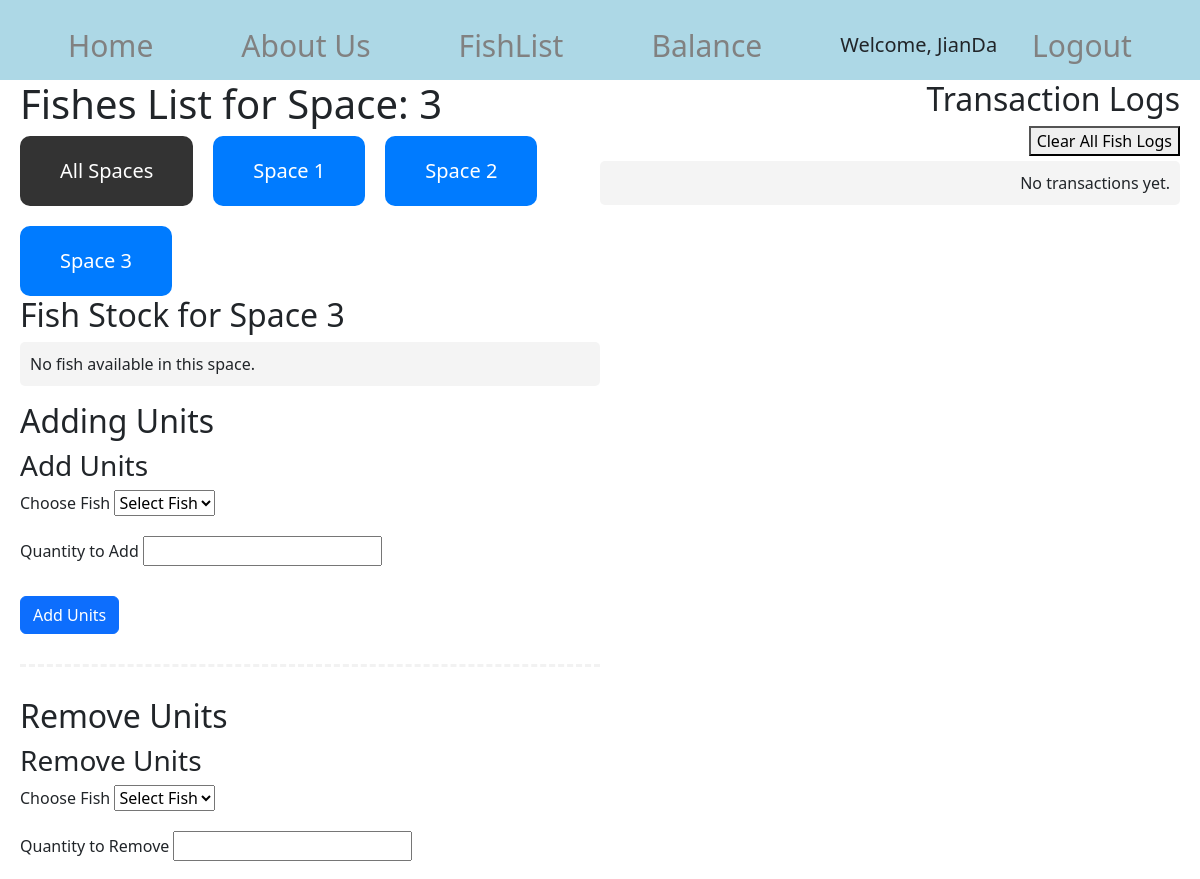
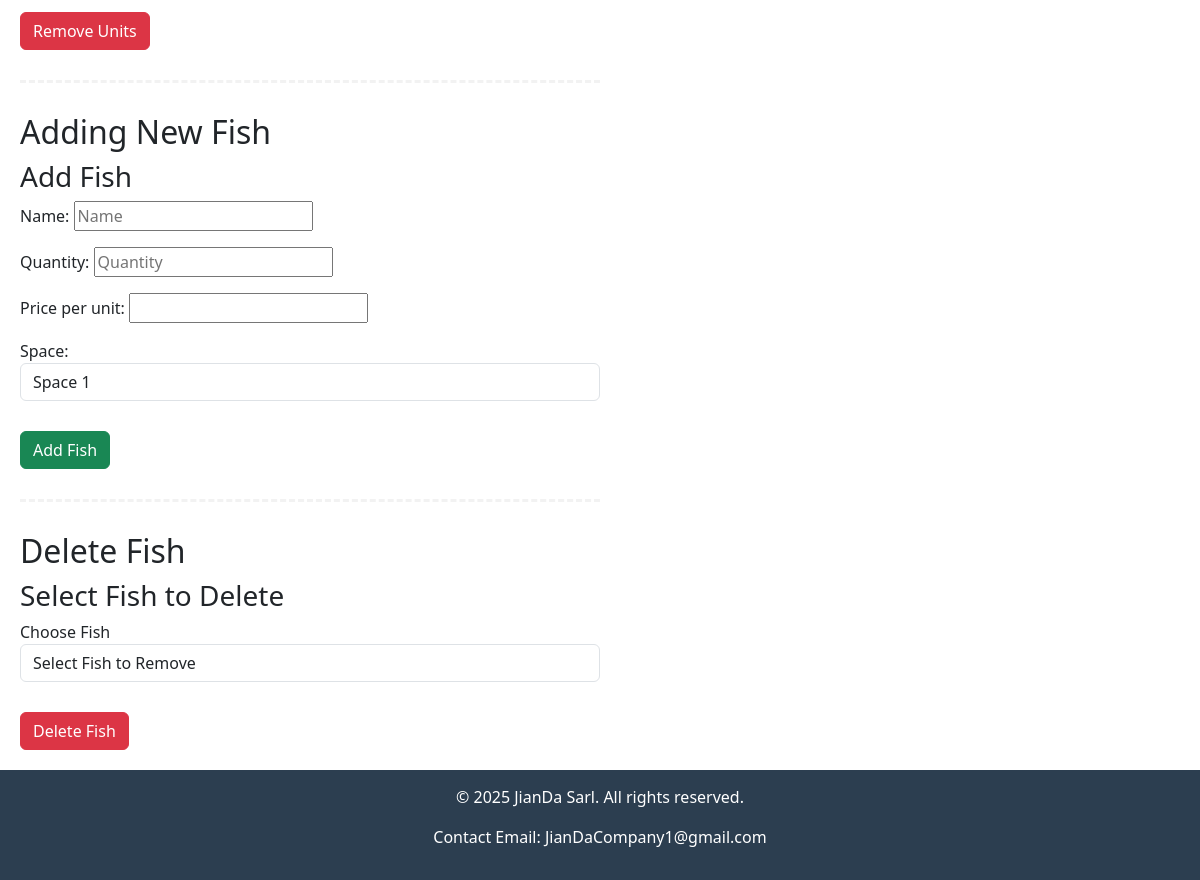
The app's page /fishlist/space/3/ (signed in) with its own data (2 pictures, top to bottom).
### testing/models.py (models this page shows)
class Space(models.Model):
    name = models.CharField(max_length=100)
    def __str__(self):
        return self.name

### testing/views.py (the view, shortened to what this page needs)
# urls.py: path("fishlist/",views.fish_list_view,name="FishList"),
@login_required
def fish_list_view(request,space_id=None):
    if not request.user.is_staff:
        return HttpResponseForbidden("You are not authorized to view this page.")
    day = request.GET.get('day', None)
    month = request.GET.get('month', None)
    year = request.GET.get('year', None)
    fishes = []
    add_form = AddUnitsForm()
    remove_form = RemoveUnitsForm()
    spaces = Space.objects.all()
    space = None
    add_fish_form = AddFishForm()
    delete_fish_form = DeleteFishForm()
    if space_id:
        space = get_object_or_404(Space, id=space_id)
        fishes = FishStock.objects.filter(space=space)
        logs = FishStockLog.objects.filter(fish__space=space).order_by('-timestamp')
    else:
        space = None
        fishes = FishStock.objects.all()
        logs = FishStockLog.objects.all().order_by('-timestamp')
    if day:
        logs = logs.filter(timestamp__day=day)
    if month:
        logs = logs.filter(timestamp__month=month)
    if year:
        logs = logs.filter(timestamp__year=year)
    add_form = AddUnitsForm(space=space)
    remove_form = RemoveUnitsForm(space=space)
    spaces = Space.objects.all()
    return render(request, 'main/Fishes.html', {'fishes': fishes,'add_form': add_form, 'remove_form': remove_form, 'logs':logs,'space': space, 'spaces': spaces,'day': day,'month': month,'year': year,'add_fish_form': add_fish_form,'delete_fish_form':delete_fish_form})

### testing/forms.py
class AddUnitsForm(forms.Form):
    fish = forms.ModelChoiceField(queryset=FishStock.objects.all(), empty_label="Select Fish", label="Choose Fish",widget=forms.Select(attrs={'id': 'custom_fish_id'}))
    quantity = forms.IntegerField(min_value=1, required=True, label="Quantity to Add",widget=forms.NumberInput(attrs={'id': 'id_quantity'}))
    def __init__(self, *args, **kwargs):
        space = kwargs.pop('space', None)
        super().__init__(*args, **kwargs)
        if space:
            self.fields['fish'].queryset = FishStock.objects.filter(space=space)

class RemoveUnitsForm(forms.Form):
    fish = forms.ModelChoiceField(queryset=FishStock.objects.all(), empty_label="Select Fish", label="Choose Fish",widget=forms.Select(attrs={'id': 'custom_fish_id'}))
    quantity = forms.IntegerField(min_value=1, required=True, label="Quantity to Remove",widget=forms.NumberInput(attrs={'id': 'id_quantity'}))
    def __init__(self, *args, **kwargs):
        space = kwargs.pop('space', None)
        super().__init__(*args, **kwargs)
        if space:
            self.fields['fish'].queryset = FishStock.objects.filter(space=space)

### testing/models.py (called while the page is built)
    def __str__(self):
        return f"{self.name} - {self.quantity} units"

### testing/templates/main/Fishes.html (shortened to what this page needs)
{% extends 'main/base.html' %}
{% block content %}
<div class = content-container>
    <div class="main-content">
        <h1>Fishes List for Space: {{ space.id }}</h1>
            <div style="display: flex; gap: 20px; flex-wrap: wrap;">
            <a href="{% url 'FishList' %}"
                style="padding: 20px 40px; font-size: 20px; background-color: #333; color: white; border: none; border-radius: 10px; text-decoration: none;">
                All Spaces
            </a>
            {% for space in spaces %}
                <a href="{% url 'FishListBySpace' space.id %}"
                    style="padding: 20px 40px; font-size: 20px; background-color: #007bff; color: white; border: none; border-radius: 10px; text-decoration: none;">
                    {{ space.name }}
                </a>
            {% endfor %}
            </div>
        <h2>Fish Stock {% if space %} for {{ space.name }} {% else %} (All Spaces) {% endif %}</h2>
        <ul>
            {% for fish in fishes %}
                <li>{{ fish.name }}: {{ fish.quantity }} units</li>
            {% empty %}
                <li>No fish available in this space.</li>
            {% endfor %}
        </ul>
        <h2>Adding Units</h2>
            <form method="POST">
                <h3>Add Units</h3>
                <div class="form-group">
                    <label for="id_fish">{{ add_form.fish.label }}</label>
                    {{ add_form.fish }}
                </div>
                <div class="form-group">
                    <label for="id_quantity">{{ add_form.quantity.label }}</label>
                    {{ add_form.quantity }}
                </div>
                <button type="submit" name="add" class="btn btn-primary">Add Units</button>
            </form>
            <hr class="dashed">
            <h2>Remove Units</h2>
            <form method="POST">
                <h3>Remove Units</h3>
                <div class="form-group">
                    <label for="id_remove_fish">{{ remove_form.fish.label }}</label>
                    {{ remove_form.fish }}
                </div>
                <div class="form-group">
                    <label for="id_remove_quantity">{{ remove_form.quantity.label }}</label>
                    {{ remove_form.quantity }}
                </div>
                <button type="submit" name="remove" class="btn btn-danger">Remove Units</button>
            </form>
            <hr class="dashed">
            <h2>Adding New Fish</h2>
            <form method="POST">
                <h3>Add Fish</h3>
                <div class="form-group">
                    {{ add_fish_form.as_p }}
                </div>
                <button type="submit" name="add_fish" class="btn btn-success">Add Fish</button>
            </form>
            <hr class="dashed">
            <h2>Delete Fish</h2>
            <form method="POST">
                <h3>Select Fish to Delete</h3>
                <div class="form-group">
                    <label for="{{ delete_fish_form.fish.id_for_label }}">{{ delete_fish_form.fish.label }}</label>
                    {{ delete_fish_form.fish }}
                </div>
                <button type="submit" name="delete_fish" class="btn btn-danger">Delete Fish</button>
            </form>
    </div>
    <div class="transactions">
        <h2>Transaction Logs</h2>
            <form method="POST" action="{% url 'clear_fish_log' %}">
            <button type="submit">Clear All Fish Logs</button>
                </form>
        <ul>
            {% for log in logs %}
                <li>{{ log.timestamp }} - {{ log.action|capfirst }} {{ log.quantity }} units of {{ log.fish.name }}</li>
            {% empty %}
                <li>No transactions yet.</li>
            {% endfor %}
        </ul>
    </div>
</div>
{% endblock %}

### testing/templates/main/base.html (shortened to what this page needs)
<!doctype html>
<html>
<head>
        {% load static %}
    <link href="https://cdn.jsdelivr.net/npm/bootstrap@5.3.3/dist/css/bootstrap.min.css" rel="stylesheet">
</head>
<body class="{% block body_class %}default{% endblock %}">
    <div class ="topnav">
        <a href="/">Home</a>
        <a href="/about">About Us</a>
        {% if user.is_authenticated %}
            {% if user.is_staff %}
                <a href="/fishlist">FishList</a>
                <a href="/balance">Balance</a>
            {% endif %}
            <div class="user-info">
                <span>Welcome, {{ user.username }}</span>
                <form action="{% url 'logout' %}" method="POST" style="display:inline;">
                    <a href="#" onclick="this.closest('form').submit();">Logout</a>
                </form>
                {% else %}
                    <a href="/register" class="Register">Sign in</a>
                    <a href="/login" class="Login">Login</a>
                {% endif %}
            </div>
    </div>
    <div class="main">
        {% block content %}
        {% endblock %}
    </div>
    <footer>
        <p>&copy; 2025 JianDa Sarl. All rights reserved.</p>
           <p> Contact Email: JianDaCompany1@gmail.com</p>
    </footer>
</body>
</html>

### testing/templates/main/Fishes.html (style rules this page uses)
hr.dashed { border: 0; border-top: 3px dashed #ccc; margin: 30px 0; }
.form-group { margin-bottom: 20px; }
.btn { margin-top: 10px; }
.content-container { display: flex; justify-content: space-between; align-items: flex-start; }
.transactions { width: 50%; text-align: right; }
.main-content { width: 50%; }
ul { list-style-type: none; padding: 0; }
li { background: #f4f4f4; padding: 10px; margin: 5px 0; border-radius: 5px; }

### records on screen
Space: id "3", name "Space 3"
Space: name "Space 1"
Space: name "Space 2"

### other values on screen
{{ user.username }} "JianDa"
{{ add_form.fish.label }} "Choose Fish"
{{ add_form.quantity.label }} "Quantity to Add"
{{ remove_form.fish.label }} "Choose Fish"
{{ remove_form.quantity.label }} "Quantity to Remove"
{{ delete_fish_form.fish.label }} "Choose Fish"
